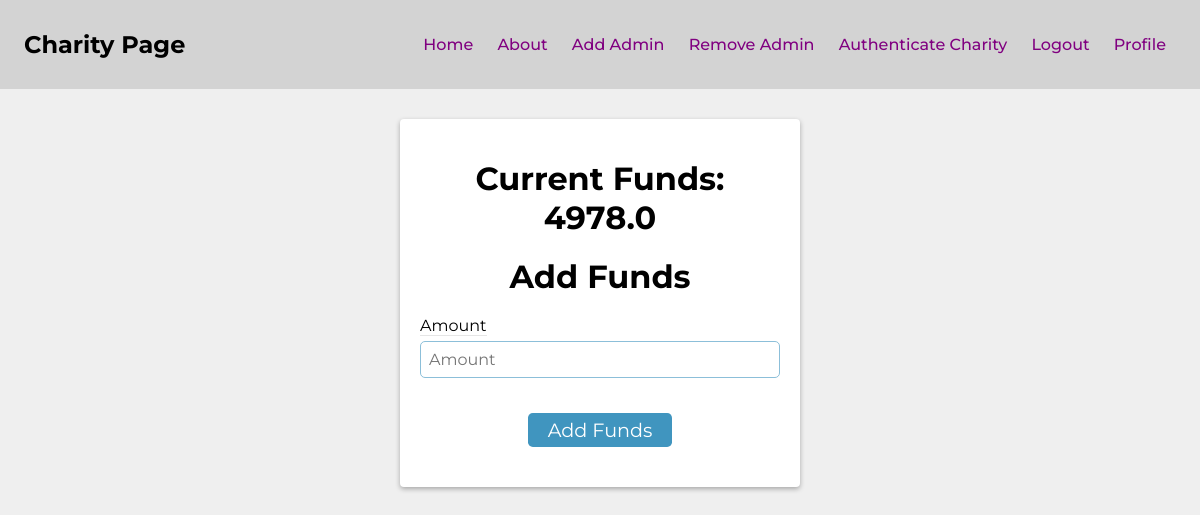
The app's page /donor/profile/1 (signed in), older data.
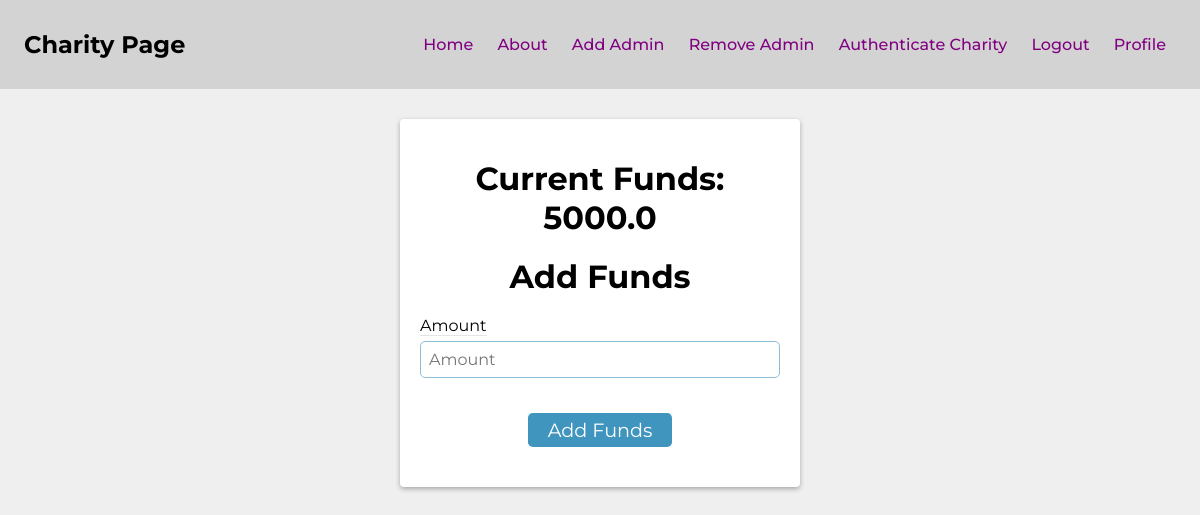
The same page, newer data.
### app/models.py (models this page shows)
class Donor(db.Model, UserMixin):
    id              = Column(Integer, primary_key=True)
    first_name      = Column(String(64), nullable=False)
    last_name       = Column(String(64), nullable=False)
    address         = Column(String(64), nullable=False)
    zip_code        = Column(String(20), nullable=False)
    phone_home      = Column(String(64))
    phone_cell      = Column(String(64), nullable=False, unique=True)
    email           = Column(String(64), nullable=False, unique=True)
    password        = Column(String(64), nullable=False)
    bank            = Column(String(64))
    account_number  = Column(String(64))
    name_on_account = Column(String(64))
    balance         = Column(Float, default=0)
    auto_replenish  = Column(Boolean, default=False)
    daily_pledges   = Column(Float, default=0)
    admin           = Column(Boolean, default=False)
    receipts        = db.relationship('Receipt', backref='donor', lazy='dynamic')
    pledges         = db.relationship('Pledge', backref='donor', lazy='dynamic')
    donations       = db.relationship('Donation', backref='donor', lazy='dynamic')

### app/donor/routes.py (the view)
@donor.route('/profile/<donor_id>', methods=('GET', 'POST'))
@login_required
def profile_page(donor_id):
    is_donor = isinstance(current_user, Donor)
    if not int(current_user.id) == int(donor_id):
        return redirect(url_for('main.home'))
    donor = Donor.query.filter_by(id=donor_id).first()
    add_funds_form = AddFunds()
    if add_funds_form.validate_on_submit():
        donor.balance += float(add_funds_form.amount.data)
        db.session.commit()
        flash('Funds added!')
        return redirect(url_for('donor.profile_page', donor_id=current_user.id))
    return render_template('profile.html',
                           donor=donor,
                           add_funds_form=add_funds_form,
                           is_donor=is_donor)

### app/donor/forms.py
class AddFunds(FlaskForm):
    amount = FloatField('Amount', validators=[DataRequired(), NumberRange(min=0)], render_kw={'placeholder': 'Amount'})
    submit = SubmitField('Add Funds')

### app/__init__.py (called while the page is built)
def create_app():
    app = Flask(__name__)
    app.config.from_object(Config)
    db.init_app(app)
    migrate.init_app(app,db)
    login_manager.init_app(app)
    mail.init_app(app)
    scheduler.init_app(app)
    scheduler.start()
    from app.models import Donor, Charity
    @login_manager.user_loader
    def load_user(user_id):
        donor = Donor.query.get(user_id)
        charity = Charity.query.get(user_id)
        if donor:
            return donor
        elif charity:
            return charity
        else:
            return None
    login_manager.login_view = 'main.login'
    from app.donor import donor
    from app.organization import organization
    from app.main import main
    app.register_blueprint(main)
    app.register_blueprint(donor)
    app.register_blueprint(organization)
    return app

### app/donor/templates/profile.html (shortened to what this page needs)
{% extends 'base.html' %}
{% block content %}
<div class="form-card">
    <div class="form-card-body">
        <h1>Current Funds: {{ current_user.balance }}</h1>
        {% if is_donor %}
            <h1>Add Funds</h1>
            <form method="post" enctype="multipart/form-data">
                {{ add_funds_form.amount.label }}
                {{ add_funds_form.amount() }}
                {{ add_funds_form.submit(class='btn-donate btn-submit') }}
            </form>
        {% endif %}
    </div>
</div>
{% endblock content %}

### app/templates/base.html (shortened to what this page needs)
<!DOCTYPE html>
<html lang="en">
<head>
    <link rel="stylesheet" href="{{ url_for('static', filename='main.css') }}">
</head>
<body>
    <header>
        <h2>Charity Page</h2>
        <nav>
            <ul>
                <li><a href="{{ url_for('main.home') }}">Home</a></li>
                <li><a href="{{ url_for('main.about') }}">About</a></li>
                {% if current_user.id == 1 %}
                    <li><a href="{{ url_for('donor.add_admin') }}">Add Admin</a></li>
                    <li><a href="{{ url_for('donor.remove_admin') }}">Remove Admin</a></li>
                {% endif %}
                {% if current_user.admin == True %}
                    <li><a href="{{ url_for('donor.authenticate_charity') }}">Authenticate Charity</a></li>
                {% endif %}
                {% if current_user.is_authenticated %}
                    <li><a href="{{ url_for('main.logout') }}">Logout</a></li>
                    <li><a href="{{ url_for('donor.profile_page', donor_id=current_user.id) }}">Profile</a></li>
                {% else %}
                    <li><a href="{{ url_for('main.login') }}">Login</a></li>
                    <li><a href="{{ url_for('main.signup') }}">Sign Up</a></li>
                {% endif %}
            </ul>
        </nav>
    </header>
    {% block content %}{% endblock content %}
</body>
</html>

### app/static/main.css (style rules this page uses)
* { border:0; margin:0; padding: 0; box-sizing: border-box; font-family: "Montserrat", sans-serif; }
body { background: #EFEFEF; }
a { font-weight: 500; font-size: 16px; text-decoration: none; list-style: none; padding: 0px 10px; color: purple }
header { display: flex; justify-content: space-between; align-items: center; padding: 30px 2%; background-color: #D3D3D3; }
nav li { display: inline-block; }
.btn-donate { border:none; background: hsl(200, 50%, 50%); color: white; border-radius: .25em; padding: .5em .75em; }
.form-card { background: white; display: flex; flex-direction: column; justify-content: center; align-items: center; width: 400px; padding: 20px; height: auto; margin: auto; margin-top: 30px; box-shadow: 0 2px 5px rgba(0, 0, 0, .3); border-radius: .25rem; }
.form-card-body h1 { text-align: center; margin: 20px 0; }
form { display: flex; flex-direction: column; }
form label { border-bottom: 1px solid rgba(0, 0, 0, .1); width: fit-content; }
input, select { border: 1px solid hsl(200, 50%, 70%); border-radius: 5px; padding: .5rem .5rem; font-size: 1rem; margin: 5px 0 15px; }
.btn-submit { margin: 20px auto 20px auto; width: 40%; padding: 5px 15px; font-size: 1.2em; }

Row changes from the older to the newer data that the page shows:
changed Donor: balance "4978.0" → "5000.0"
